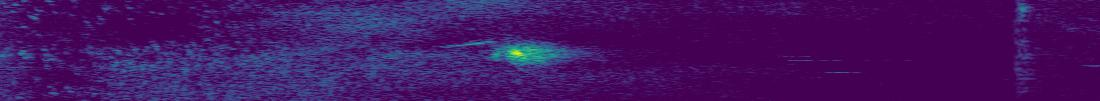
#> input picture onboard/catkin_ws/src/sonar/sampleData/Sonar_Image.jpeg, 1100 x 101 px
$ python -i sonar_image_processing2.py   (imports and definitions only)
#> lines starting #> are read from the running program, lines starting #| are printed output that depends on the picture; after the words box and inside, x2 and y2 are one past the last pixel; in counts of white or black regions, pixels touching at a corner belong together
#> further down, picture is the input picture: shape (101, 1100, 3); mean B, G, R 99.1, 20, 67.9
import numpy as np
import cv2
import matplotlib.pyplot as plt
from PIL import Image
import time as t
from sklearn.cluster import DBSCAN
from shapely.geometry import MultiPoint
import os
from scipy import stats
import csv

# [71 lines left out: functions getImage, createImage, not called in this run]


def addContours(image, lower_bound=(0, 127, 0), upper_bound=(255, 255, 255), kernel=(17, 17), area_threshold=5000, line_color=(0, 0, 255)):
    """ gaussian blurs the image then adds contours

    Args:
        image (ndarray): image to process
        lower_bound (tuple): lower bound when thresholding the image to find contour regions
        upper_bound (tuple): upper bound when thresholding the image to find contour regions
        kernel (tuple): kernel to use when applying gaussian blur
        area_threshold (int or float): only shows contours that are bigger than this value
        line_color (tuple): BGR value for cv2 to draw contours and centroid dot
    """
#> called with lower_bound = (0, 127, 0), upper_bound = (255, 255, 255), kernel = (17, 17), area_threshold = 5000, line_color = (0, 0, 255)
    mask = cv2.inRange(image, lower_bound, upper_bound)
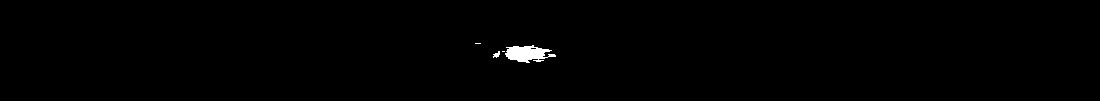
#> mask: shape (101, 1100); 0.54% white; 4 white regions (2 under 20 px)

    blurred_img = cv2.GaussianBlur(mask, kernel, 0)

    contours, hierarchy = cv2.findContours(blurred_img, cv2.RETR_EXTERNAL, cv2.CHAIN_APPROX_SIMPLE)
#> contours = 2 contours; box (x1, y1, x2, y2) and area: (486, 38, 563, 71) 1856, (469, 35, 487, 52) 218
    shapes = []
    print("Num contours", len(contours))
#| Num contours 2
    for i in range(len(contours)):
        moments = cv2.moments(contours[i])
        if moments['m00'] > area_threshold:
            shapes.append(contours[i])
            cx = int(moments['m10'] / moments['m00'])
            cy = int(moments['m01'] / moments['m00'])
            cv2.circle(image, (cx, cy), 8, line_color, -1)
            cv2.drawContours(image, contours, i, line_color, 2)
#> this loop made 2 passes
#> after the loop, shapes = []
    printCirularity(shapes)
    return image

# [105 lines left out: functions findClusters, inRange, not called in this run]

def printCirularity(contours):

    for contour in contours:
        perimeter = cv2.arcLength(contour, True)
        area = cv2.contourArea(contour)
        if perimeter == 0:
            break
        circularity = 4*np.pi*(area/perimeter*perimeter)
        print("Circularity: ", circularity)
#> this loop made 0 passes


# [45 lines left out: function main, not called in this run]


# [2 lines not run here, left out]

>>> import cv2
>>> picture = cv2.imread('../sampleData/Sonar_Image.jpeg')
>>> result = addContours(picture)
